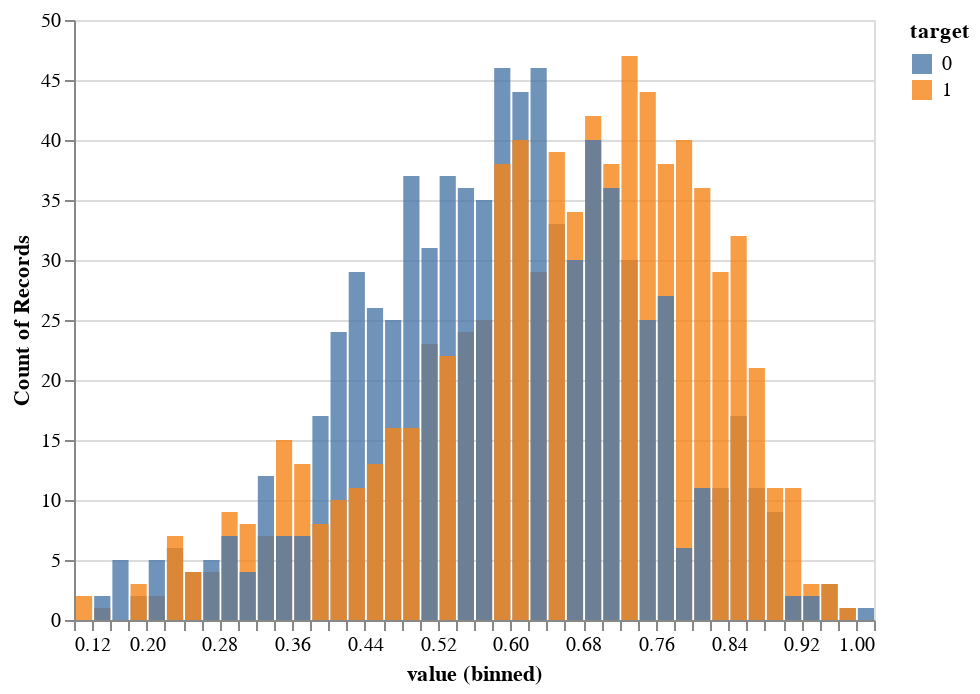

Notebook cell for this chart:
### Code cell
input_dropdown = alt.binding_select(options=features, name='Feature')
selection = alt.selection_single(fields=['variable'], bind=input_dropdown, init={'variable':'danceability'})

alt.Chart(train_df_target).mark_bar(opacity = 0.8).encode(
    alt.X("value:Q", bin=alt.Bin(maxbins=50)),
    y=alt.Y('count():Q', stack=None),
    color='target:N',
    tooltip='count():Q'
).add_selection(
    selection
).transform_filter(
    selection
)

### Figure 1 — Vega-Lite specification as saved in the notebook (floating-point values rounded to 4 significant figures; data arrays with more than 128 entries replaced by an {"elided": "..."} marker saying what was removed)
{"config": {"view": {"continuousWidth": 400, "continuousHeight": 300}}, "data": {"name": "data-bc732bd87c154c080ae26265deac1985"}, "mark": {"type": "bar", "opacity": 0.8}, "encoding": {"color": {"type": "nominal", "field": "target"}, "tooltip": {"type": "quantitative", "aggregate": "count"}, "x": {"type": "quantitative", "bin": {"maxbins": 50}, "field": "value"}, "y": {"type": "quantitative", "aggregate": "count", "stack": null}}, "selection": {"selector001": {"type": "single", "fields": ["variable"], "bind": {"input": "select", "options": ["speechiness", "danceability", "liveness", "valence", "instrumentalness", "energy", "acousticness", "loudness", "tempo"], "name": "Feature"}, "init": {"variable": "danceability"}}}, "transform": [{"filter": {"selection": "selector001"}}], "$schema": "https://vega.github.io/schema/vega-lite/v4.8.1.json", "datasets": {"data-bc732bd87c154c080ae26265deac1985": {"elided": "14517 records"}}}
